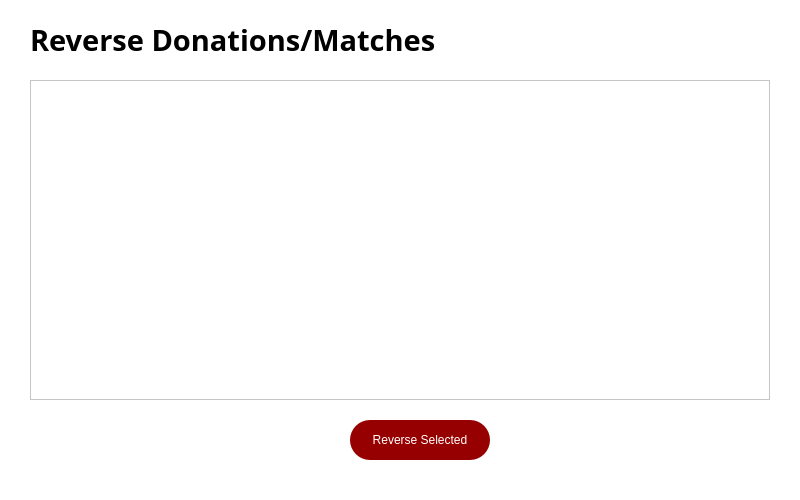
<?xml version="1.0" encoding="UTF-8"?>
<ui version="4.0">
 <class>ReverseWindow</class>
 <widget class="QDialog" name="ReverseWindow">
  <property name="geometry">
   <rect>
    <x>0</x>
    <y>0</y>
    <width>800</width>
    <height>500</height>
   </rect>
  </property>
  <property name="windowTitle">
   <string>Reverse Donation/Match</string>
  </property>
  <property name="styleSheet">
   <string notr="true">background-color: rgb(255, 255, 255);</string>
  </property>
  <widget class="QLabel" name="titleLabel">
   <property name="geometry">
    <rect>
     <x>30</x>
     <y>20</y>
     <width>740</width>
     <height>40</height>
    </rect>
   </property>
   <property name="font">
    <font>
     <family>Open Sans</family>
     <pointsize>22</pointsize>
     <bold>true</bold>
    </font>
   </property>
   <property name="styleSheet">
    <string notr="true">color: rgb(0,0,0);</string>
   </property>
   <property name="text">
    <string>Reverse Donations/Matches</string>
   </property>
  </widget>
  <widget class="QTableWidget" name="matchesTable">
   <property name="geometry">
    <rect>
     <x>30</x>
     <y>80</y>
     <width>740</width>
     <height>320</height>
    </rect>
   </property>
  </widget>
  <widget class="QPushButton" name="reverseButton">
   <property name="geometry">
    <rect>
     <x>350</x>
     <y>420</y>
     <width>140</width>
     <height>40</height>
    </rect>
   </property>
   <property name="styleSheet">
    <string notr="true">
     border-radius: 20px;
     font: 700 14pt "Open Sans";
     background-color: rgb(150,0,0);
     color: rgb(255,255,255);
    </string>
   </property>
   <property name="text">
    <string>Reverse Selected</string>
   </property>
  </widget>
 </widget>
 <resources/>
 <connections/>
</ui>
